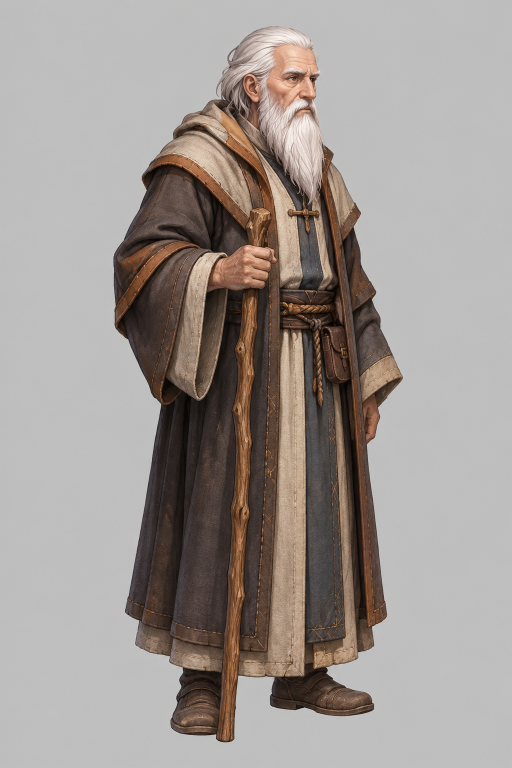
#> input picture 周报截图/2026-10-26_新手村野区/assets_src/npc_chief.png, 1024 x 1536 px (shown at 1/2 size)
$ python -i world_install_assets.py   (imports and definitions only)
#> lines starting #> are read from the running program, lines starting #| are printed output that depends on the picture
#> further down, picture is the input picture: PIL image 1024x1536 RGB; mean R, G, B 159.2, 151.7, 147.2
# -*- coding: utf-8 -*-
"""docs/50 新手村 / 野区 / 世界地图素材入库:Codex 出图(周报截图/2026-10-26_新手村野区/assets_src/)→ 抠底 / 缩放 →
assets/resources/ui/world/ + meta(sprite-frame,trim none,imported:false 让命令行构建导入)。
- 建筑 / 物件(vil_* / fld_* / waypoint / city_board):浅灰平底洪水填充抠透明,最长边 1024(小件 512);
- NPC 站立(npc_*):抠透明,高 512;对话立绘 portrait_*:抠透明,高 1024;
- 地面 ground_*:整张缩到 1024(生成时要求四边无缝,直接平铺);
- 世界地图 map_world*:等比缩到 2400 宽;
- 横版战斗背景 battle_*:同掠夺背景做法 → 2048×1152(上下镜像补带),落 ui/battle/battle_scene_field_<名>;
- 悬赏令纸 ui_bounty_paper:深灰底抠透明,高 768。
用法:python tools/qa/world_install_assets.py [名字...](不写 = 全部)
"""
import io
import json
import os
import sys

from PIL import Image, ImageFilter, ImageOps

sys.path.insert(0, os.path.dirname(os.path.abspath(__file__)))
from town_install_assets import cutout, write_meta  # noqa: E402

ROOT = os.path.abspath(os.path.join(os.path.dirname(__file__), '..', '..'))
SRC = os.path.join(ROOT, '周报截图', '2026-10-26_新手村野区', 'assets_src')
DST = os.path.join(ROOT, 'assets', 'resources', 'ui', 'world')
BATTLE_DST = os.path.join(ROOT, 'assets', 'resources', 'ui', 'battle')
SMALL = {'vil_well', 'vil_fence', 'fld_forest_stump', 'fld_rocks', 'fld_dead_tree', 'vil_tree', 'fld_forest_trees', 'waypoint', 'city_board'}


# [7 lines left out: function mark_unimported, not called in this run]


def fit_height(im, h):
    return im.resize((max(1, round(im.width * h / im.height)), h), Image.LANCZOS)


def fit_long(im, side):
    k = side / max(im.size)
    return im.resize((max(1, round(im.width * k)), max(1, round(im.height * k))), Image.LANCZOS)


def battle_bg(im):
    W, H = 2048, 1152
    scaled = im.convert('RGB').resize((W, round(im.height * W / im.width)), Image.LANCZOS)
    h = min(H, scaled.height)
#> h = 1152
    scaled = scaled.crop((0, (scaled.height - h) // 2, W, (scaled.height - h) // 2 + h))
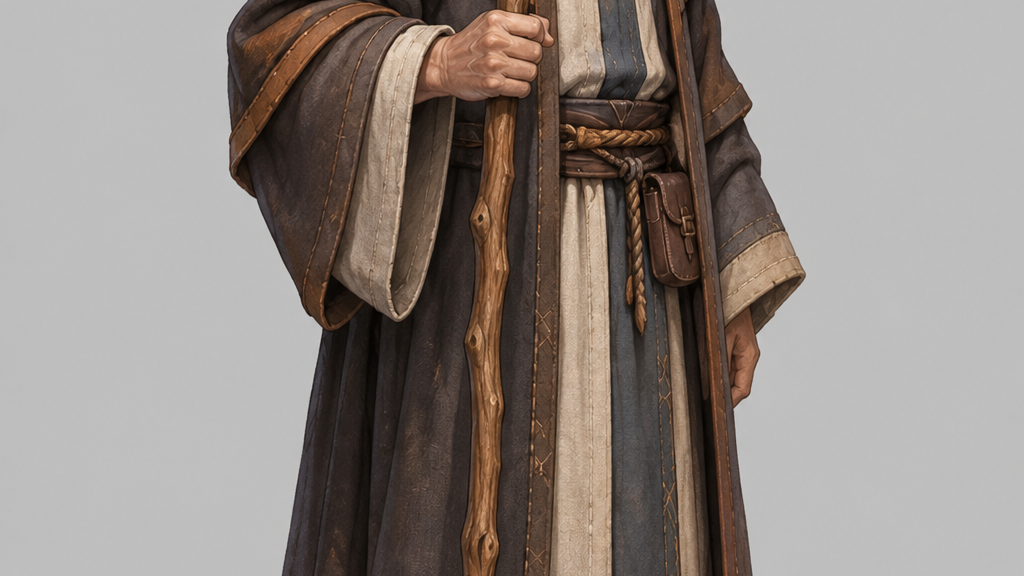
#> scaled: PIL image 2048x1152 RGB (shown at 1/2 size); mean R, G, B 144.2, 135.2, 129.7
    pad_top = (H - h) // 2
#> pad_top = 0
    pad_bottom = H - h - pad_top
#> pad_bottom = 0
    out = Image.new('RGB', (W, H))
#> out: PIL image 2048x1152 RGB; every value is 0
    out.paste(scaled, (0, pad_top))
    if pad_top > 0:
        top = ImageOps.flip(scaled.crop((0, 0, W, pad_top))).filter(ImageFilter.GaussianBlur(1.2))
        out.paste(Image.eval(top, lambda v: int(v * 0.72)), (0, 0))
    if pad_bottom > 0:
        bottom = ImageOps.flip(scaled.crop((0, h - pad_bottom, W, h))).filter(ImageFilter.GaussianBlur(0.8))
        out.paste(bottom, (0, pad_top + h))
    return out


# [42 lines left out: functions save, main, not called in this run]


# [2 lines not run here, left out]

>>> from PIL import Image
>>> picture = Image.open('../../周报截图/2026-10-26_新手村野区/assets_src/npc_chief.png')
>>> result = battle_bg(picture)
